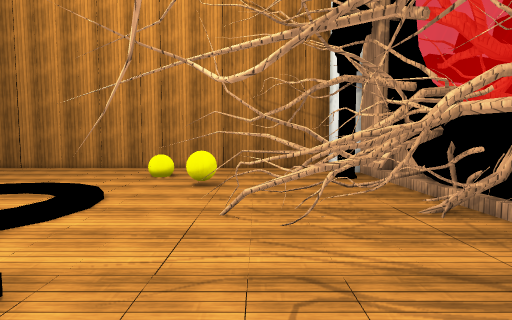
view 1 (above)

12 first-person views from a walk through a Unity game level. The camera is 1.5 m above the floor, tilts 4° down and sees 80° across. The floor is counted in squares, 1 m on a side. Each view is taken from the middle of a square. On the plan, view 1 faces up. The plan holds only what a view shows up to about 15 squares ahead; the rest is blank. The place goes on beyond the plan. The player character is not drawn. Some surface patterns are stand-ins.

view 2
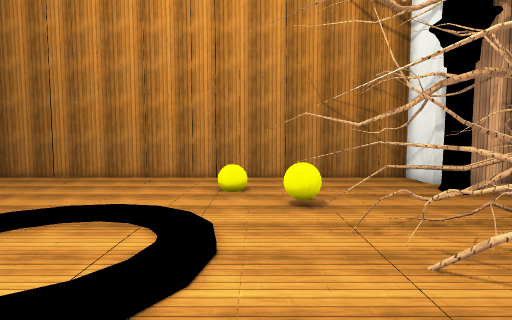

view 3
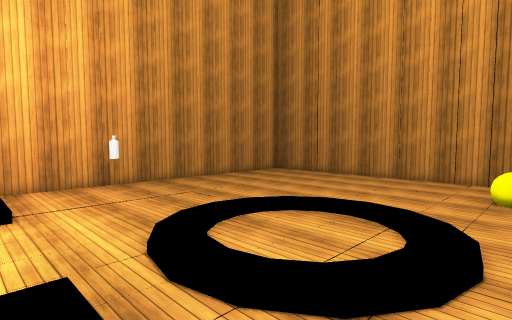

view 4
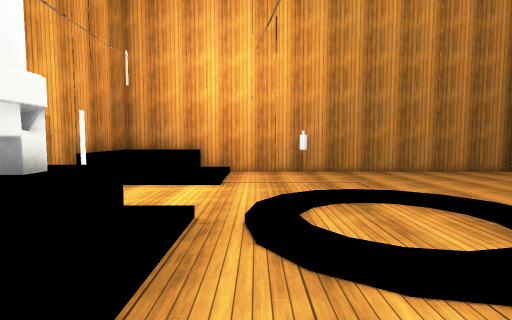

view 5
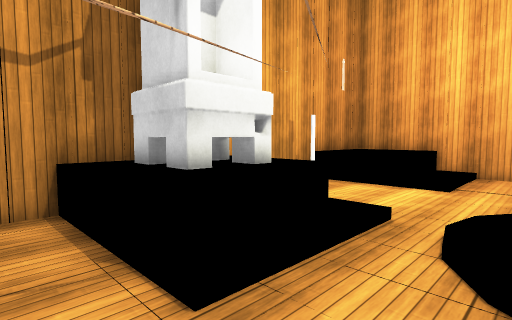

view 6
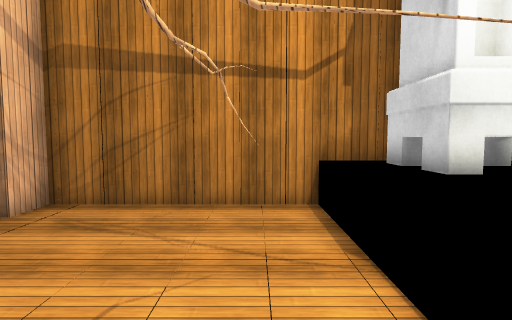

view 7
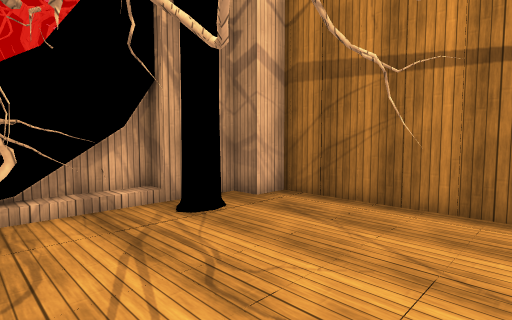

view 8
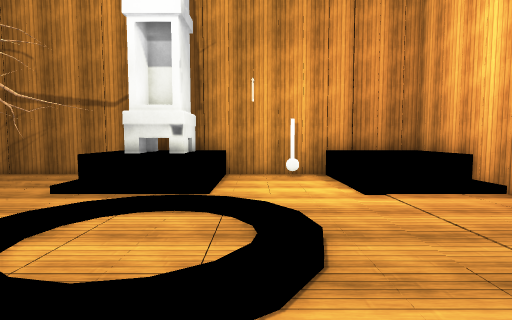

view 9
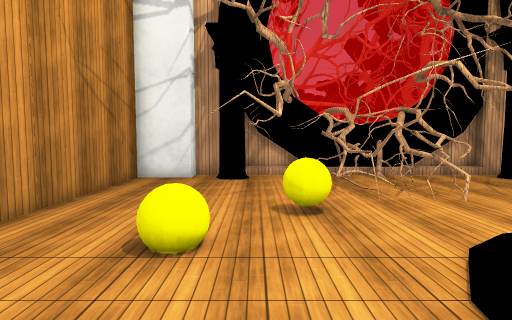

view 10
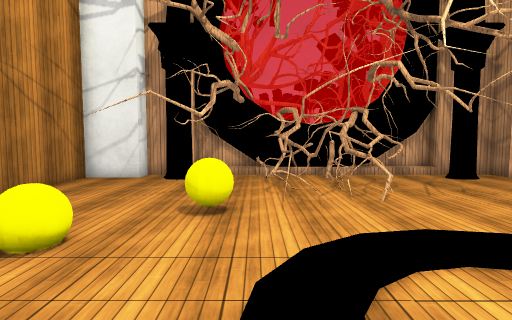

view 11
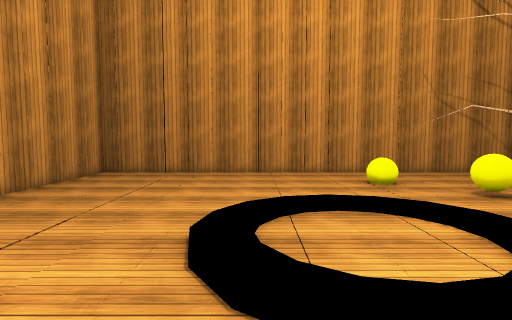

view 12
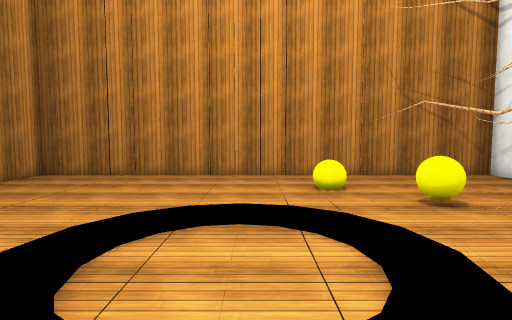

### Floor plan
Key: @ floor where view 1 was taken; # wall or solid block; . main floor; : floor 0.25 m higher than the main floor; / step, stairs or slope; = window, fence, low wall or low ledge; ^ raised ledge; T thing the floor can be seen under or through; O other object.
Columns run from 15 left of view 1 to 5 right of it. Each row starts with its distance up from view 1.
 16 ####################
 15 #..................#
 14 #..................##
 13 #...................#
 12 #..........==.....OO#
 11 #..................##
 10 #............==....##
  9 #.......///.......T=#
  8 #......:////.#=TTTT#
  7 #.....//...:..TTT
  6 #O....//...:...TTT
  5 #......:////....TTT##
  4 #.......///........##
  3 #////....////......##
  2 #   /....   :.#....O=
  1 #   ^...^^O^ .....OO#
  0 #   ^...^^OO ..@....#
 -1 #   ^=#.^^## ......##
 -2 #^^^#####^^^^#######

Where each view was taken, in squares from view 1:
view 1: 0 up, 0 right, facing up
view 2: 2 up, 3 left, facing up
view 3: 2 up, 3 left, facing up-left
view 4: 4 up, 1 left, facing left
view 5: 5 up, 1 left, facing down-left
view 6: 5 up, 1 left, facing down
view 7: 5 up, 2 left, facing down-right
view 8: 11 up, 8 left, facing down
view 9: 11 up, 8 left, facing right
view 10: 9 up, 8 left, facing right
view 11: 2 up, 8 left, facing up
view 12: 3 up, 6 left, facing up
